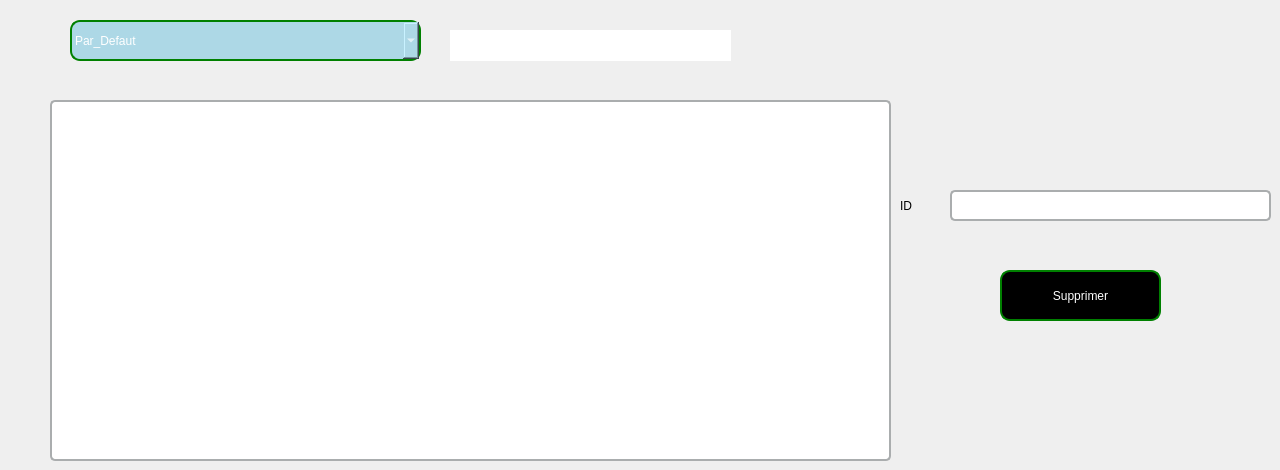
     <widget class="QWidget" name="page_8">
      <widget class="QTableView" name="tableView">
       <property name="geometry">
        <rect>
         <x>50</x>
         <y>100</y>
         <width>841</width>
         <height>361</height>
        </rect>
       </property>
       <property name="styleSheet">
        <string notr="true">border: 1.6px solid rgba(170,173,174,255)rgb(255, 255, 255); border-radius: 5px;
background-color: rgb(255, 255, 255);</string>
       </property>
      </widget>
      <widget class="QLineEdit" name="lineEdit_IDS">
       <property name="geometry">
        <rect>
         <x>950</x>
         <y>190</y>
         <width>321</width>
         <height>31</height>
        </rect>
       </property>
       <property name="styleSheet">
        <string notr="true">border: 1.6px solid rgba(170,173,174,255)rgb(255, 255, 255); border-radius: 5px;
background-color: rgb(255, 255, 255);</string>
       </property>
      </widget>
      <widget class="QLabel" name="label_12">
       <property name="geometry">
        <rect>
         <x>900</x>
         <y>190</y>
         <width>51</width>
         <height>31</height>
        </rect>
       </property>
       <property name="styleSheet">
        <string notr="true">font: 16pt &quot;Segoe UI Symbol&quot;;</string>
       </property>
       <property name="text">
        <string>ID</string>
       </property>
      </widget>
      <widget class="QPushButton" name="supprimer">
       <property name="geometry">
        <rect>
         <x>1000</x>
         <y>270</y>
         <width>161</width>
         <height>51</height>
        </rect>
       </property>
       <property name="styleSheet">
        <string notr="true">border: 2px solid green;
color: rgb(255, 255, 255);
font: 75 12pt &quot;MS Shell Dlg 2&quot;;
border-radius: 10px;
background-color: rgb(0, 0, 0);</string>
       </property>
       <property name="text">
        <string>Supprimer</string>
       </property>
       <property name="icon">
        <iconset>
         <normaloff>../Users/haouas/Downloads/supprimer (1).png</normaloff>../Users/haouas/Downloads/supprimer (1).png</iconset>
       </property>
       <property name="iconSize">
        <size>
         <width>45</width>
         <height>30</height>
        </size>
       </property>
      </widget>
      <widget class="QComboBox" name="tri">
       <property name="geometry">
        <rect>
         <x>70</x>
         <y>20</y>
         <width>351</width>
         <height>41</height>
        </rect>
       </property>
       <property name="styleSheet">
        <string notr="true">border: 2px solid green;
color: rgb(255, 255, 255);
font: 75 20pt &quot;MS Shell Dlg 2&quot;;
border-radius: 10px;
background-color:  lightblue;
</string>
       </property>
       <item>
        <property name="text">
         <string>Par_Defaut</string>
        </property>
       </item>
       <item>
        <property name="text">
         <string>Nom</string>
        </property>
       </item>
       <item>
        <property name="text">
         <string>Quantite</string>
        </property>
       </item>
      </widget>
      <widget class="QLineEdit" name="recherche">
       <property name="geometry">
        <rect>
         <x>450</x>
         <y>30</y>
         <width>281</width>
         <height>31</height>
        </rect>
       </property>
       <property name="styleSheet">
        <string notr="true">font: 700 12pt &quot;Segoe UI&quot;;
color: rgb(182, 182, 182);border: 2px solid rgb(0,0,0,0);</string>
       </property>
       <property name="text">
        <string/>
       </property>
      </widget>
     </widget>
